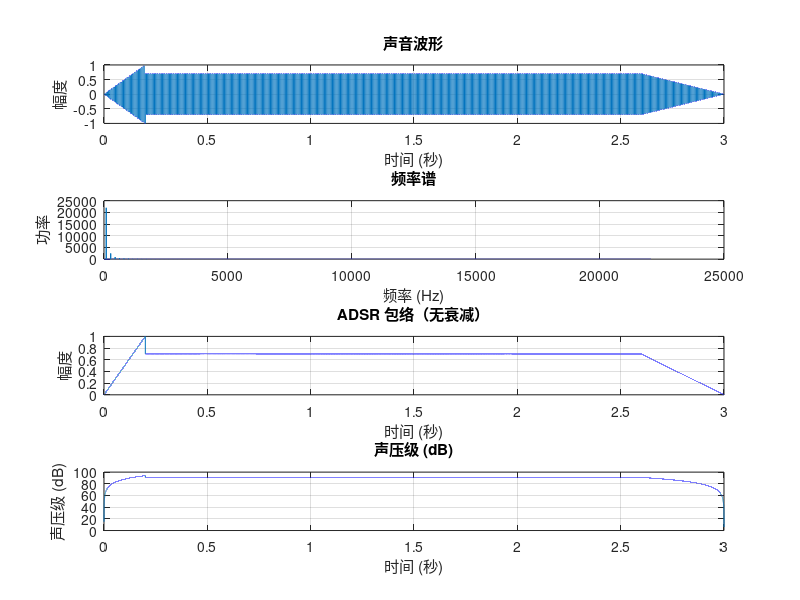

MATLAB code to generate this figure:
prompt = {'采样率 (Hz)', '持续时间 (秒)', '频率 (Hz) (用逗号分隔多个频率)', '幅度 (0~1)', '波形类型 (sine, square, sawtooth, triangle)', '相位偏移 (弧度)', '声音强度 (0~1)'};
dlg_title = '声音参数输入';
num_lines = 1;
default_vals = {'44100', '3', '90', '1', 'square', '0', '1'}; 
answer = inputdlg(prompt, dlg_title, num_lines, default_vals);
Fs = str2double(answer{1});        % 采样率
duration = str2double(answer{2});  % 持续时间
frequency_str = answer{3};         % 频率（字符串形式，逗号分隔）
amplitude = str2double(answer{4}); % 振幅
waveform_type = answer{5};         % 波形类型
phase = str2double(answer{6});     % 相位偏移
sound_intensity = str2double(answer{7}); % 声音强度
frequency = str2num(frequency_str); 
attack_time = 0.2;   % 攻击时间
sustain_level = 0.7; % 持续阶段的音量比例
release_time = 0.4;  % 释放时间
t = 0:1/Fs:duration;
envelope = ones(size(t)); 
attack_samples = round(attack_time * Fs);
release_samples = round(release_time * Fs);
sustain_samples = length(t) - (attack_samples + release_samples);
envelope(1:attack_samples) = linspace(0, 1, attack_samples);
envelope(attack_samples+1:attack_samples+sustain_samples) = sustain_level;
envelope(end-release_samples+1:end) = linspace(sustain_level, 0, release_samples);

% 初始化波形
y = zeros(size(t));
% 根据波形类型生成波形，叠加多个频率
for i = 1:length(frequency)
    switch waveform_type
        case 'sine'
            y = y + amplitude * sin(2 * pi * frequency(i) * t + phase);
        case 'square'
            y = y + amplitude * square(2 * pi * frequency(i) * t + phase);
        case 'sawtooth'
            y = y + amplitude * sawtooth(2 * pi * frequency(i) * t + phase);
        case 'triangle'
            y = y + amplitude * sawtooth(2 * pi * frequency(i) * t + phase, 0.5);
        otherwise
            error('未识别的波形类型');
    end
end
y = y * sound_intensity;
y = y .* envelope;
sound(y, Fs);
audiowrite('声音.wav', y, Fs);

% 计算声压级
P_ref = 20e-6; % 参考声压 20 µPa
SPL = 20 * log10(abs(y) / P_ref);

% 绘制波形、频谱和声压级图像
figure;
subplot(4, 1, 1);
plot(t, y);
title('声音波形');
xlabel('时间 (秒)');
ylabel('幅度');
grid on;

Y_fft = fft(y);
n = length(y);         
f = (0:n-1)*(Fs/n);    
power = abs(Y_fft).^2/n; 
subplot(4, 1, 2);
plot(f(1:floor(n/2)), power(1:floor(n/2)));
title('频率谱');
xlabel('频率 (Hz)');
ylabel('功率');
grid on;

subplot(4, 1, 3);
plot(t, envelope);
title('ADSR 包络（无衰减）');
xlabel('时间 (秒)');
ylabel('幅度');
grid on;

% 绘制声压级
subplot(4, 1, 4);
plot(t, SPL);
title('声压级 (dB)');
xlabel('时间 (秒)');
ylabel('声压级 (dB)');
grid on;
